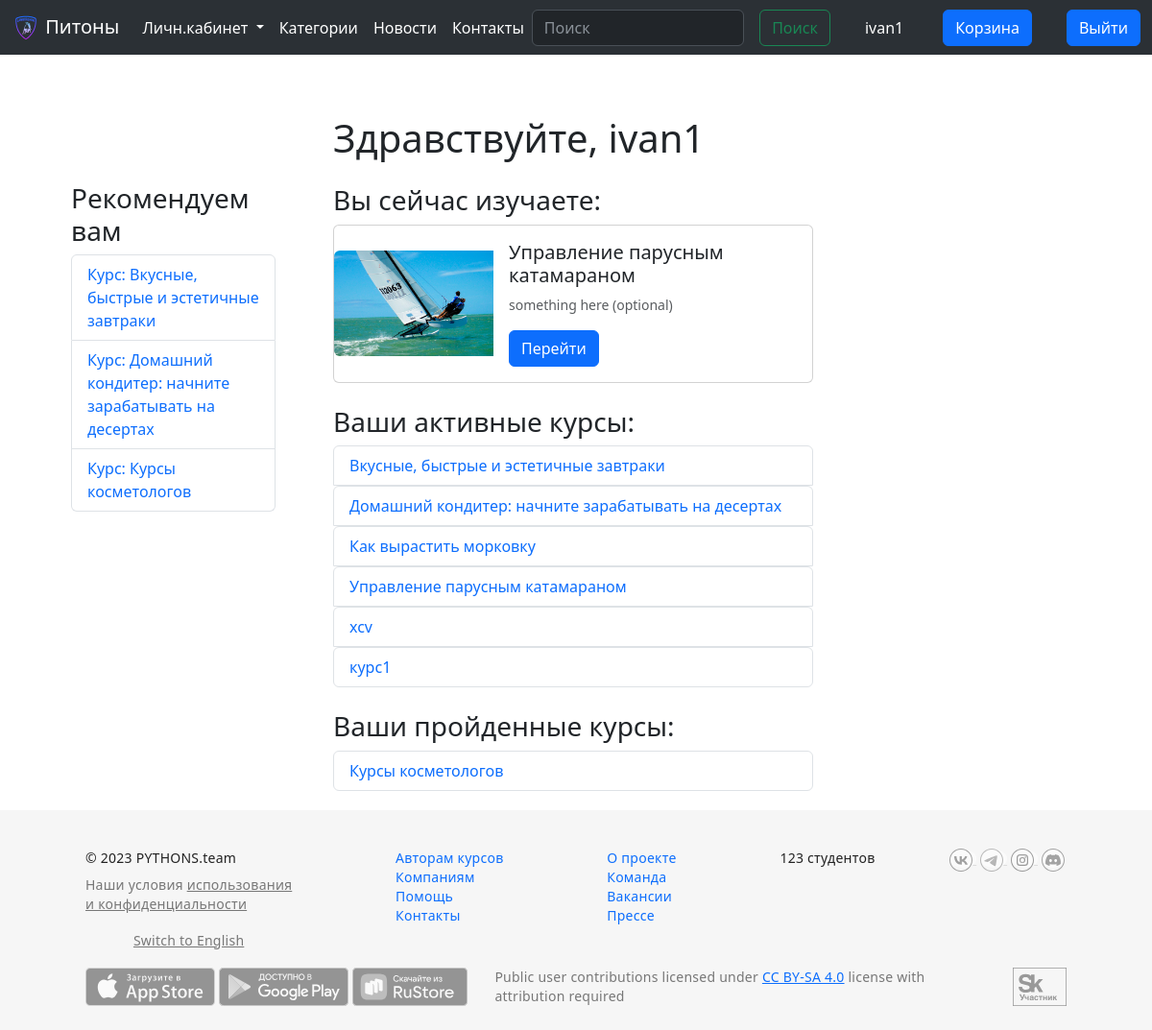
The page /mainapp/cabinet/ (signed in) on the database its author committed.
### authapp/models.py (models this page shows)
class User(AbstractUser):
    is_teacher = models.BooleanField(default=False)
    course = models.ForeignKey(
        "mainapp.Course",
        on_delete=models.SET_NULL,
        related_name="students",
        null=True,
        blank=True,
        db_constraint=False,
    )

### mainapp/models.py (models this page shows, shortened)
class TimestampMixin(models.Model):
    created_at = models.DateTimeField(auto_now_add=True)
    updated_at = models.DateTimeField(auto_now=True)
    class Meta:
        abstract = True

class Course(TimestampMixin):
    name = models.CharField(max_length=128, unique=True)
    description = models.TextField(blank=True)
    author = models.ForeignKey(User, on_delete=models.CASCADE, related_name="courses")
    img_url = models.TextField(blank=True)
    category = models.ManyToManyField(Category, related_name="courses")
    price = models.PositiveIntegerField(default=0)
    active = models.BooleanField(default=True)
    slug = models.SlugField(max_length=128, unique=True)

### mainapp/views.py (the view)
# urls.py: path("cabinet/", views.CabinetView.as_view(), name="cabinet"),
class CabinetView(TemplateView):
    template_name = "mainapp/cabinet.html"
    def get_context_data(self, **kwargs):
        context = super().get_context_data(**kwargs)
        course_now = self.request.user.course
        if course_now:
            context["course_now"] = get_object_or_404(
                Course, pk=self.request.user.course.id
            )
        courses_done = (
            Order.objects.all().filter(buyer=self.request.user.id).filter(finished=True)
        )
        courses_done_id = []
        for item in courses_done:
            courses_done_id.append(item.course.id)
        context["courses_done"] = Course.objects.all().filter(id__in=courses_done_id)
        courses_active = (
            Order.objects.all()
            .filter(buyer=self.request.user.id)
            .filter(finished=False)
        )
        courses_active_id = []
        for item in courses_active:
            courses_active_id.append(item.course.id)
        context["courses_active"] = Course.objects.all().filter(
            id__in=courses_active_id
        )
        context["courses_teacher"] = Course.objects.all().filter(
            author=self.request.user.id
        )
        context["courses_top"] = Course.objects.all().order_by("created_at")[:3]
        return context

### mainapp/templates/mainapp/cabinet.html (shortened to what this page needs)
{% extends 'mainapp/base.html' %}
{% load static %}
{% block content %}
{% if user.is_authenticated %}
<div class="container d-flex" style="margin-top: 100px;">
    <div class="col-md-3" style=" padding: 20px 40px 20px 20px;">
        <h3 style="margin-top: 70px">Рекомендуем вам</h3>
        <ul class="list-group">
            {% for course in courses_top %}
            <li class="list-group-item">
                <a href="{% url 'mainapp:course_detail' course.pk %}" style="text-decoration: none"> Курс: {{ course.name }} </a>
            </li>
            {% endfor %}
        </ul>
    </div>
    <div
            class="col-md-9"
            style="max-width: 540px; padding: 20px">
    <h1>Здравствуйте, {{ user.username }}</h1>
    {% if user.is_teacher == False %}
    <h3 class="mt-4">Вы сейчас изучаете:</h3>
    {% if course_now %}
    <div class="card mb-3" style="max-width: 540px">
        <div class="row g-0">
            {% if course_now %}
            <div
                    class="col-md-4"
                    style="
                display: flex;
                align-items: center;
                justify-content: center;
              "
            >
                <img
                        src="/static/{{ course_now.img_url }}"
                        class="img-fluid rounded-start"
                        alt="..."
                />
            </div>
            <div class="col-md-8">
                <div class="card-body">
                    <h5 class="card-title"> {{ course_now.name }} </h5>
                    <p class="card-text">
                        <small class="text-body-secondary"
                        >something here (optional)</small
                        >
                    </p>
                    <a href="{% url 'mainapp:course_detail' course_now.id  %}" class="btn btn-primary">Перейти</a>
                </div>
            </div>
        </div>
        {% endif %}
    </div>
    {% else %}
    <h2><br> Пока здесь курса нет <br></h2>
    {% endif %}
    <h3 class="mt-4">Ваши активные курсы:</h3>
    {% for item1 in courses_active %}
    <ul class="list-group">
        <li class="list-group-item">
            <a href="{% url 'mainapp:course_detail' item1.id  %}"
               style="text-decoration: none"> {{ item1.name }}</a>
        </li>
        {% endfor %}
    </ul>
    <h3 class="mt-4">Ваши пройденные курсы:</h3>
    <ul class="list-group">
        {% for item2 in courses_done %}
        <li class="list-group-item">
            <a href="{% url 'mainapp:course_detail' item2.id  %}"
               style="text-decoration: none"> {{ item2.name }}</a>
        </li>
        {% endfor%}
    </ul>
    {% endif %}
</div>
</div>
{% endif %}
{% endblock %}

### mainapp/templates/mainapp/includes/inc_menu.html (shortened to what this page needs)
{% load static %}
<div>
    <nav
            class="navbar navbar-expand-lg bg-body-tertiary fixed-top"
            data-bs-theme="dark"
    >
        <div class="container-fluid">
            <a class="navbar-brand" href="{% url 'mainapp:index' %}">
                <img
                        src="{% static 'img/logo.svg' %}"
                        alt="Logo"
                        width="30"
                        height="30"
                        class="d-inline-block align-text-top"
                />
                Питоны</a
            >
            <div class="collapse navbar-collapse" id="navbarSupportedContent">
                <ul class="navbar-nav me-auto mb-2 mb-lg-0">
                    <li class="nav-item dropdown">
                        <a
                                class="nav-link dropdown-toggle active"
                                href="#"
                                role="button"
                                data-bs-toggle="dropdown"
                                aria-expanded="false"
                        >
                            Личн.кабинет
                        </a>
                    </li>
                    <li class="nav-item">
                        <a class="nav-link active" aria-current="page"
                           href="{% url 'mainapp:categories' %}">Категории</a>
                    </li>
                    <li class="nav-item">
                        <a class="nav-link active" aria-current="page" href="{% url 'mainapp:news_list' %}">Новости</a>
                    </li>
                    <li class="nav-item">
                        <a class="nav-link active" aria-current="page" href="{% url 'mainapp:contacts' %}">Контакты</a>
                    </li>
                </ul>
                <form class="d-flex my-auto me-3" role="search">
                    <input
                            class="form-control me-3"
                            type="search"
                            placeholder="Поиск"
                            aria-label="Поиск"
                    />
                    <button class="btn btn-outline-success" type="submit">Поиск</button>
                </form>
                <div class="d-grid gap-3 d-md-flex justify-content-md-end">
                    {% if user.is_authenticated %}
                    <li style="display: flex; align-items: center;">
                        <p style="color: white; margin: 0 5 0 20px;">{{ user.username }}</p>
                    </li>
                    <li class="nav-item" style="display: flex; align-items: center;">
                        <a class="nav-link active" href="{% url 'mainapp:cart' %}">
                            <button class="btn btn-primary my-auto" type="submit" style="margin-left: 20px">
                                Корзина
                            </button>
                        </a>
                    </li>
                    <li class="nav-item my-auto" style="display: flex; align-items: center;">
                        <a class="nav-link active" href="{% url 'logout' %}">
                            <button class="btn btn-primary" type="submit" style="margin-left: 20px">
                                Выйти
                            </button>
                        </a>
                    </li>
                    {% endif %}
                </div>
            </div>
        </div>
    </nav>
</div>

### rows shown on the page
User: username "ivan1"
Course: name "Вкусные, быстрые и эстетичные завтраки"
Course: name "Домашний кондитер: начните зарабатывать на десертах"
Course: name "Курсы косметологов"
Course: img_url (picture), name "Управление парусным катамараном"
Course: name "Как вырастить морковку"
Course: name "xcv"
Course: name "курс1"
